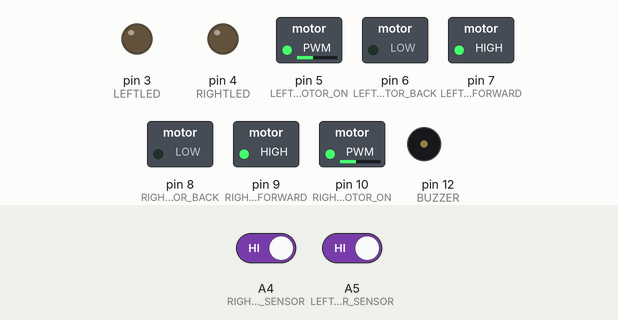
Simulated run of this sketch. Board: Arduino Uno, built with avr-gcc and run on an emulated ATmega328P. On the bench: switched loads named in the sketch (green lamp = pin HIGH), output pins drawn as LEDs (lit = HIGH), buzzer (waves = sounding, pin HIGH). The test bench sets the inputs (shaded band); at power-on: A4 (RIGHT_HORIZONTAL_IR_SENSOR) HIGH, A5 (LEFT_HORIZONTAL_IR_SENSOR) HIGH.

Above: at 1.2 s.
1.3 s: A4 (RIGHT_HORIZONTAL_IR_SENSOR) driven LOW
At 1.65 s:
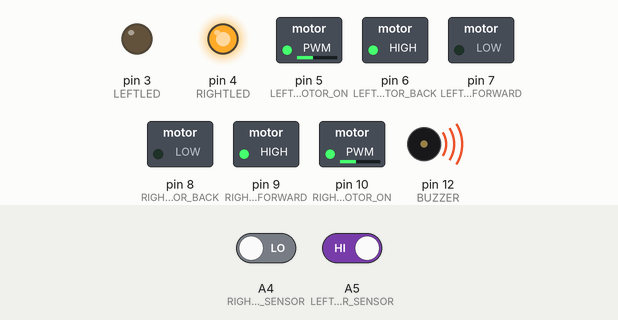
4.3 s: A5 (LEFT_HORIZONTAL_IR_SENSOR) driven LOW
At 4.5 s:
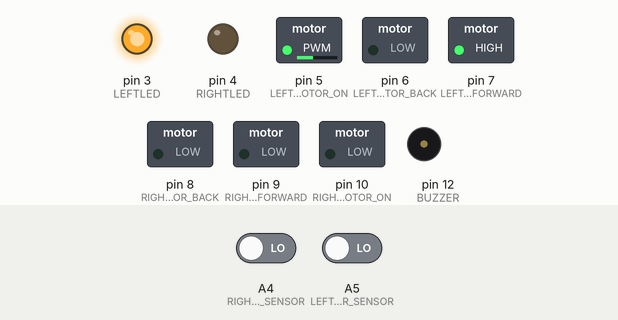
7.3 s: A4 (RIGHT_HORIZONTAL_IR_SENSOR) driven HIGH
At 7.7 s:
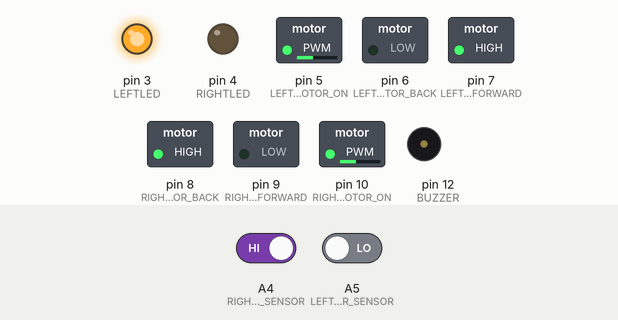
10.3 s: A5 (LEFT_HORIZONTAL_IR_SENSOR) driven HIGH
At 11.7 s:
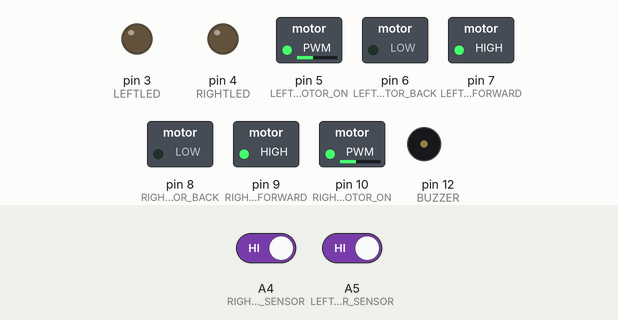
Timing chart, 0 to 13.0 s (numbered marks = the images above; inputs shaded):
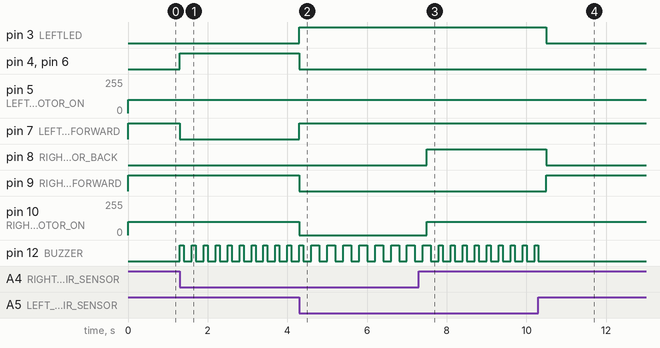

Measured:
- after the input at 1.3 s, pin 4 (RIGHTLED), pin 6 (LEFT_MOTOR_BACK): LOW → HIGH at once; pin 7 (LEFT_MOTOR_FORWARD): HIGH → LOW at once; pin 12 (BUZZER): alternates HIGH for 0.10 s and LOW for 0.20 s, starting at once
- after the input at 4.3 s, pin 3 (LEFTLED), pin 7 (LEFT_MOTOR_FORWARD): LOW → HIGH at once; pin 4 (RIGHTLED), pin 6 (LEFT_MOTOR_BACK), pin 9 (RIGHT_MOTOR_FORWARD): HIGH → LOW at once; pin 10 (RIGHT_MOTOR_ON): 100/255 → 0/255 at once
- after the input at 7.3 s, pin 8 (RIGHT_MOTOR_BACK): LOW → HIGH after 0.20 s; pin 10 (RIGHT_MOTOR_ON): 0/255 → 100/255 after 0.20 s
- after the input at 10.3 s, pin 3 (LEFTLED), pin 8 (RIGHT_MOTOR_BACK): HIGH → LOW after 0.20 s; pin 9 (RIGHT_MOTOR_FORWARD): LOW → HIGH after 0.20 s; pin 12 (BUZZER): goes on until 10.3 s, then stays LOW

The sketch:

bobo.ino
```cpp
#include "src/libraries/bobo/bobo.h"

void setup()
{
  setupBobo();
}

void loop()
{
    int speed = 100;
    int turn_delay = 200;
    int obstacle = isThereObstacle();

    switch (obstacle){
      case OBSTACLE:
        right(speed);
        buzzFor(100);
        delay(turn_delay);
        buzzFor(100);
        break;
      case OBSTACLE_LEFT:
        spin_right(speed);
        buzzFor(100);
        delay(turn_delay);
        break;
      case OBSTACLE_RIGHT:
        spin_left(speed);
        buzzFor(100);
        delay(turn_delay);
        break;
      default:
        run(speed);
        break;
    }
}
```

bobo.cpp
```cpp
#include "bobo.h"

void setupBobo()
{
  setupMotor();
  setupLed();
  setupBuzzer();
  setupKey();
  setupInfraredCom();
  setupDistanceSensors();
}
```

bobo.h
```cpp
#ifndef BOBO_H
#define BOBO_H

#include "Arduino.h"
#include "motor.h"
#include "led.h"
#include "buzzer.h"
#include "key.h"
#include "infraredCom.h"
#include "distanceSensor.h"

/* Modes */
enum {
  REMOTE = 0,
  OBSTACLE_AVOIDING,
  FOLLOW_LINE,
  FOLLOW
} Mode;

/* Actions */
enum {
  STOP = 0,
  RUN,
  BACK,
  LEFT,
  RIGHT,
  TLEFT,
  TRIGHT,
  BUZZ
} Actions;

/* Distance IR sensor*/
const int RIGHT_HORIZONTAL_IR_SENSOR = A4;
const int LEFT_HORIZONTAL_IR_SENSOR = A5;

/* Follow Line IR Sensor*/
const int RIGHT_VERTICAL_IR_SENSOR = A3;
const int LEFT_VERTICAL_IR_SENSOR = A2;

/*IR receiver*/
const int IR_PIN = 2;

/* Key button */
const int KEY = 13;

/* Buzzer */
const int BUZZER = 12;

/* Leds */
const int RIGHTLED=4;
const int LEFTLED=3;

/* Motor */
const int LEFT_MOTOR_BACK=6;
const int LEFT_MOTOR_FORWARD=7;

const int RIGHT_MOTOR_FORWARD=9;
const int RIGHT_MOTOR_BACK=8;

const int RIGHT_MOTOR_ON=10;
const int LEFT_MOTOR_ON=5;

/* obstacle definition*/
const int NO_OBSTACLE=1;
const int OBSTACLE = 2 ;
const int OBSTACLE_LEFT = 3;
const int OBSTACLE_RIGHT = 4;

/* line definition*/
const int NO_LINE=1;
const int LINE = 2 ;
const int LINE_LEFT = 3;
const int LINE_RIGHT = 4;

/* Setup */
void setupBobo(void);

#endif
```

buzzer.cpp
```cpp
#include "buzzer.h"

void setupBuzzer() {
  pinMode(BUZZER, OUTPUT);
  digitalWrite(BUZZER, LOW);
}
void buzzFor(int miliseconds) {
  digitalWrite(BUZZER, HIGH);
  delay(miliseconds);
  digitalWrite(BUZZER, LOW);
}
void disableBuzzer() {
  digitalWrite(BUZZER, LOW);
}

void ModeBEEP(int mode)
{
  for (int i = 0; i < mode + 1; i++)
  {
    buzzFor(100);
    delay(100);
  }
  delay(100);
  disableBuzzer();
}

void BeepOnOffMode()
{
  buzzFor(1000);
}
```

buzzer.h
```cpp
#ifndef BUZZER_H
#define BUZZER_H

#include "bobo.h"

void setupBuzzer(void);
void buzzFor(int miliseconds);
void disableBuzzer(void);
void ModeBEEP(int mode);
void BeepOnOffMode(void);

#endif
```

distanceSensor.cpp
```cpp
#include "distanceSensor.h"

/*Ultrasonic Sensor*/
int ECHO = A0;  // Set Echo port
int TRIG = A1; // Set Trig port

void setupDistanceSensors(void)
{
  // Set Ultrasonic ports as input
  pinMode(ECHO, INPUT);
  pinMode(TRIG, OUTPUT);

  // Set Follow Line IR sensor as input
  pinMode(RIGHT_VERTICAL_IR_SENSOR, INPUT);
  pinMode(LEFT_VERTICAL_IR_SENSOR, INPUT);

    // Set Distance IR sensor as input
  pinMode(RIGHT_HORIZONTAL_IR_SENSOR, INPUT);
  pinMode(LEFT_HORIZONTAL_IR_SENSOR, INPUT);
}

/*
 Read echo port high level time(unit:μs)
 Distance(m) =(time(s) * 344(m/s)) / 2  (The speed of sound is 344m/s)
 2*Distance(cm) = time(μs) * 0.0344(cm/μs)
 */
float getDistance(void)
{
  digitalWrite(TRIG, LOW);
  delayMicroseconds(2);
  digitalWrite(TRIG, HIGH);
  delayMicroseconds(10);
  digitalWrite(TRIG, LOW);
  float distance = pulseIn(ECHO, HIGH);
  return distance / 58;
}

int isThereObstacle()
{
  int RS = digitalRead(RIGHT_HORIZONTAL_IR_SENSOR);
  int LS = digitalRead(LEFT_HORIZONTAL_IR_SENSOR);
  if (LS == LOW && RS == LOW)
    return OBSTACLE;
  else if (LS == LOW & RS == HIGH)
   return OBSTACLE_LEFT;
  else if (RS == LOW & LS ==  HIGH)
    return OBSTACLE_RIGHT;
  else
    return NO_OBSTACLE;
}

int isThereALine()
{
  int RS = digitalRead(RIGHT_VERTICAL_IR_SENSOR);
  int LS = digitalRead(LEFT_VERTICAL_IR_SENSOR);
  if (LS == LOW && RS == LOW)
    return NO_LINE;
  else if (LS == LOW & RS == HIGH)
   return LINE_LEFT;
  else if (RS == LOW & LS ==  HIGH)
    return LINE_RIGHT;
  else
    return LINE;
}
```

distanceSensor.h
```cpp
#ifndef DISTANCESENSOR_H
#define DISTANCESENSOR_H

#include "bobo.h"

void setupDistanceSensors(void);
float getDistance(void);
int isThereObstacle(void);
int isThereALine(void);

#endif
```

infraredCom.cpp
```cpp
#include "infraredCom.h"
#include "IRremote.h"

extern int _mode_;
extern int _state_;

IRrecv irrecv(IR_PIN);
decode_results results; // Store infrared remote decode data
unsigned long last = millis();

void setupInfraredCom()
{
  irrecv.enableIRIn();
  pinMode(IR_PIN, INPUT_PULLUP);
}

void setMode(unsigned long  value)
{
  switch (value){
    case 0x00FD00FF: _mode_ = REMOTE;  ModeBEEP(_mode_); break; // 1
    case 0x00FD807F: _mode_ = OBSTACLE_AVOIDING;  ModeBEEP(_mode_); break; // 2
    case 0x00FD40BF: _mode_ = FOLLOW_LINE;  ModeBEEP(_mode_); break; //3
    case 0x00FD20DF: _mode_ = FOLLOW;  ModeBEEP(_mode_); break; //4
    default: break;
  }
}

void setState(unsigned long  value)
{
  switch (value){
    case 0x00FDB04F:  _state_ = BUZZ; break;  //   0  beep  OFF/ON
    case 0x00FD8877:  _state_ = RUN; break;    // up  Advance
    case 0x00FD28D7:  _state_ = LEFT; break;   // <   Turn left
    case 0x00FDA857:  _state_ = STOP; break;   // ok   Stop
    case 0x00FD6897:  _state_ = RIGHT; break;  // >   Turn right
    case 0x00FD9867:  _state_ = BACK; break;   //  DW  Back
    case 0x00FD30CF:  _state_ = TLEFT; break;  // *  Left rotation
    case 0x00FD708F:  _state_ = TRIGHT; break; // #  right rotation
    default: break; //Stay the same
  }
}

void readIRCommand()
{
  if (irrecv.decode(&results))  {
    setMode(results.value);
    if (_mode_ == REMOTE)
      setState(results.value);
    last = millis();
    irrecv.resume(); // received next Infrared decode
  }else if (millis() - last > 120){
    _state_ = STOP;
    last = millis();
  }

}
```

infraredCom.h
```cpp
#ifndef INFRAREDCOM_H
#define INFRAREDCOM_H

#include "bobo.h"


void setupInfraredCom(void);
void readIRCommand(void);

#endif
```

key.cpp
```cpp
#include "key.h"

extern int _mode_;

void setupKey()
{
  pinMode(KEY, INPUT_PULLUP);
}

void checkKey(void)
{
  int val;
  while (!digitalRead(KEY)) // When the button is pressed
  {
    delay(10);
    val = digitalRead(KEY);// Reads the button ,the level value assigns to val
    if (val == LOW) //Double check the button is pressed
    {
      if(_mode_ != FOLLOW)
        _mode_ = _mode_ + 1;
      else
        _mode_ = REMOTE;

      buzzFor(100);
      while (!digitalRead(KEY));	//Determine if the button is released or not
    }
    else
      disableBuzzer();
  }
}
```

key.h
```cpp
#ifndef KEY_H
#define KEY_H

#include "bobo.h"

void setupKey(void);
void checkKey(void);

#endif
```

led.cpp
```cpp
#include "led.h"

void setupLed()
{
  pinMode(LEFTLED, OUTPUT);
  pinMode(RIGHTLED, OUTPUT);
}
void setLeds(int leftValue, int rightValue)
{
  digitalWrite(LEFTLED, leftValue);
  digitalWrite(RIGHTLED, rightValue);
}
```

led.h
```cpp
#ifndef LED_H
#define LED_H

#include "bobo.h"

void setupLed();
void setLeds(int rightValue, int leftValue);


#endif
```

motor.cpp
```cpp
#include "motor.h"

const int MR = 1; //Motor right
const int ML = 2; //Motor left
const int S=0; //Stop
const int F=1; //Forward
const int B=2; //Backward

void setupMotor()
{
  pinMode(LEFT_MOTOR_FORWARD, OUTPUT);
  pinMode(LEFT_MOTOR_BACK, OUTPUT);
  pinMode(RIGHT_MOTOR_FORWARD, OUTPUT);
  pinMode(RIGHT_MOTOR_BACK, OUTPUT);
  pinMode(RIGHT_MOTOR_ON, OUTPUT);
  pinMode(LEFT_MOTOR_ON, OUTPUT);
}

void motor(int motor, int direction, int speed)
{
   if(motor == MR){
     switch(direction){
      case S:
        digitalWrite(RIGHT_MOTOR_FORWARD,LOW);
        digitalWrite(RIGHT_MOTOR_BACK,LOW);
        analogWrite(RIGHT_MOTOR_ON,0);
        break;
      case F:
        digitalWrite(RIGHT_MOTOR_FORWARD,HIGH);
        digitalWrite(RIGHT_MOTOR_BACK,LOW);
        analogWrite(RIGHT_MOTOR_ON,speed);
        break;
      case B:
        digitalWrite(RIGHT_MOTOR_BACK,HIGH);
        digitalWrite(RIGHT_MOTOR_FORWARD,LOW);
        analogWrite(RIGHT_MOTOR_ON,speed);
     }
   }else{
     switch(direction){
      case S:
        digitalWrite(LEFT_MOTOR_FORWARD,LOW);
        digitalWrite(LEFT_MOTOR_BACK,LOW);
        analogWrite(LEFT_MOTOR_ON,0);
        break;
      case F:
        digitalWrite(LEFT_MOTOR_FORWARD,HIGH);
        digitalWrite(LEFT_MOTOR_BACK,LOW);
        analogWrite(LEFT_MOTOR_ON,speed);
        break;
      case B:
        digitalWrite(LEFT_MOTOR_BACK,HIGH);
        digitalWrite(LEFT_MOTOR_FORWARD,LOW);
        analogWrite(LEFT_MOTOR_ON,speed);
     }
   }
}

void run(int speed)
{
  motor(MR, F, speed);
  motor(ML, F, speed);

  setLeds(LOW, LOW);
}

void stop()
{
  motor(MR, S, 0);
  motor(ML, S, 0);

  setLeds(HIGH, HIGH);
}

void left(int speed)
{
  motor(MR, F, speed);
  motor(ML, S, 0);

  setLeds(LOW, HIGH);
}

void spin_left(int speed)
{
  motor(MR, F, speed);
  motor(ML, B, speed);

  setLeds(LOW, HIGH);
}

void right(int speed)
{
  motor(MR, S, 0);
  motor(ML, F, speed);

  setLeds(HIGH, LOW);
}

void spin_right(int speed)
{
  motor(MR, B, speed);
  motor(ML, F, speed);

  setLeds(HIGH, LOW);
}

void back(int speed)
{
   motor(MR, B, speed);
   motor(ML, B, speed);

  setLeds(HIGH, HIGH);
}
```

motor.h
```cpp
#ifndef MOTOR_H
#define MOTOR_H

#include "bobo.h"

void setupMotor(void);
void stateControl(int state);

void run(int speed);
void stop(void);
void left(int speed);
void spin_left(int speed);
void right(int speed);
void spin_right(int speed);
void back(int speed);

#endif
```

modes.cpp
```cpp
#include "modes.h"

int _mode_ = 0;  // 0:remote control mode; 1:follow line mode ; 2: ultrasonic obstacle avoiding mode; 3: infrared follow mode
int _state_ = STOP; //  1:front 2:back 3:left 4:right 0:stop // State of vehicle
int _speed_ = 100;


void modeLoop()
{
  readIRCommand();
  checkKey();
  switch (_mode_)
  {
    case REMOTE : remoteMode(); break;
    case OBSTACLE_AVOIDING: obstacleAvoidingMode(); break;
    case FOLLOW_LINE: followLineMode(); break;
    case FOLLOW: followMode(); break;
    default: break;
  }
}

//*************MODES*********************

void remoteMode()
{
  switch (_state_)
  {
    case STOP: stop(); break;
    case RUN: run(_speed_); break;
    case LEFT: left(_speed_); break;
    case RIGHT: right(_speed_); break;
    case BACK: back(_speed_); break;
    case TLEFT: spin_left(_speed_); break;
    case TRIGHT: spin_right(_speed_); break;
    case BUZZ:  buzzFor(1000); break;
    default: stop(); break;
  }
}

void obstacleAvoidingMode()
{
  int distance = getDistance();
  if (distance > 38)
    run(_speed_);
  else
  {
    while (distance < 38)
    {
      spin_right(_speed_);
      delay(90);
      stop();
      distance = getDistance();
    }
  }
}

void followLineMode()
{
  int line = isThereALine();

   switch (line){
    case LINE: run(_speed_) ;break;
    case LINE_LEFT: right(_speed_); break;
    case LINE_RIGHT: left(_speed_); break;
    default: stop(); break;
  }
}

void followMode()
{
  int obstacleStatus = isThereObstacle();

  switch (obstacleStatus){
    case OBSTACLE: stop(); break;
    case OBSTACLE_LEFT: right(_speed_); break;
    case OBSTACLE_RIGHT: left(_speed_); break;
    default: run(_speed_); break;
  }
}
```

modes.h
```cpp
#include "../libraries/bobo/bobo.h"


void modeLoop();
void remoteMode();
void obstacleAvoidingMode();
void followLineMode();
void followMode();
```
